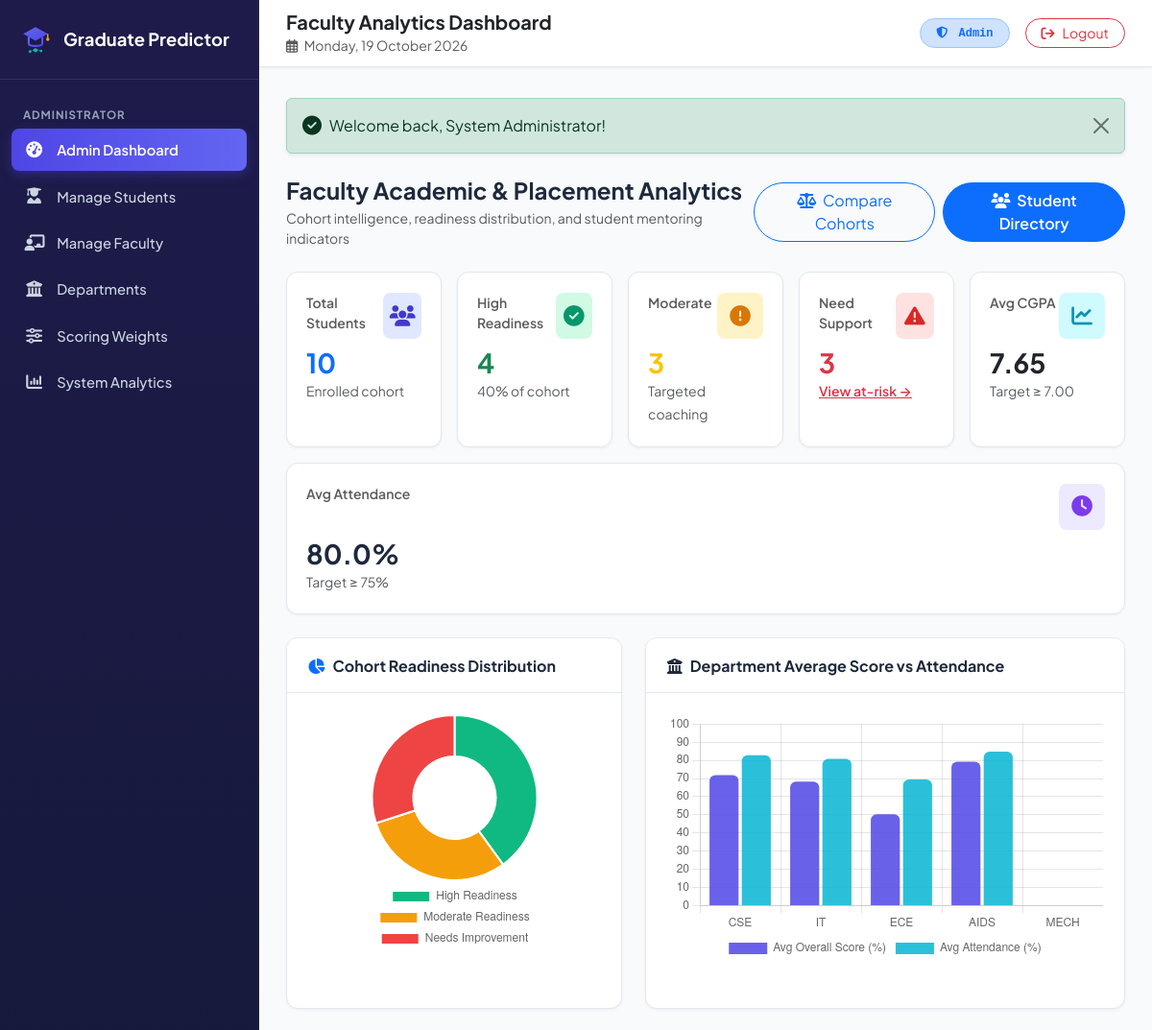
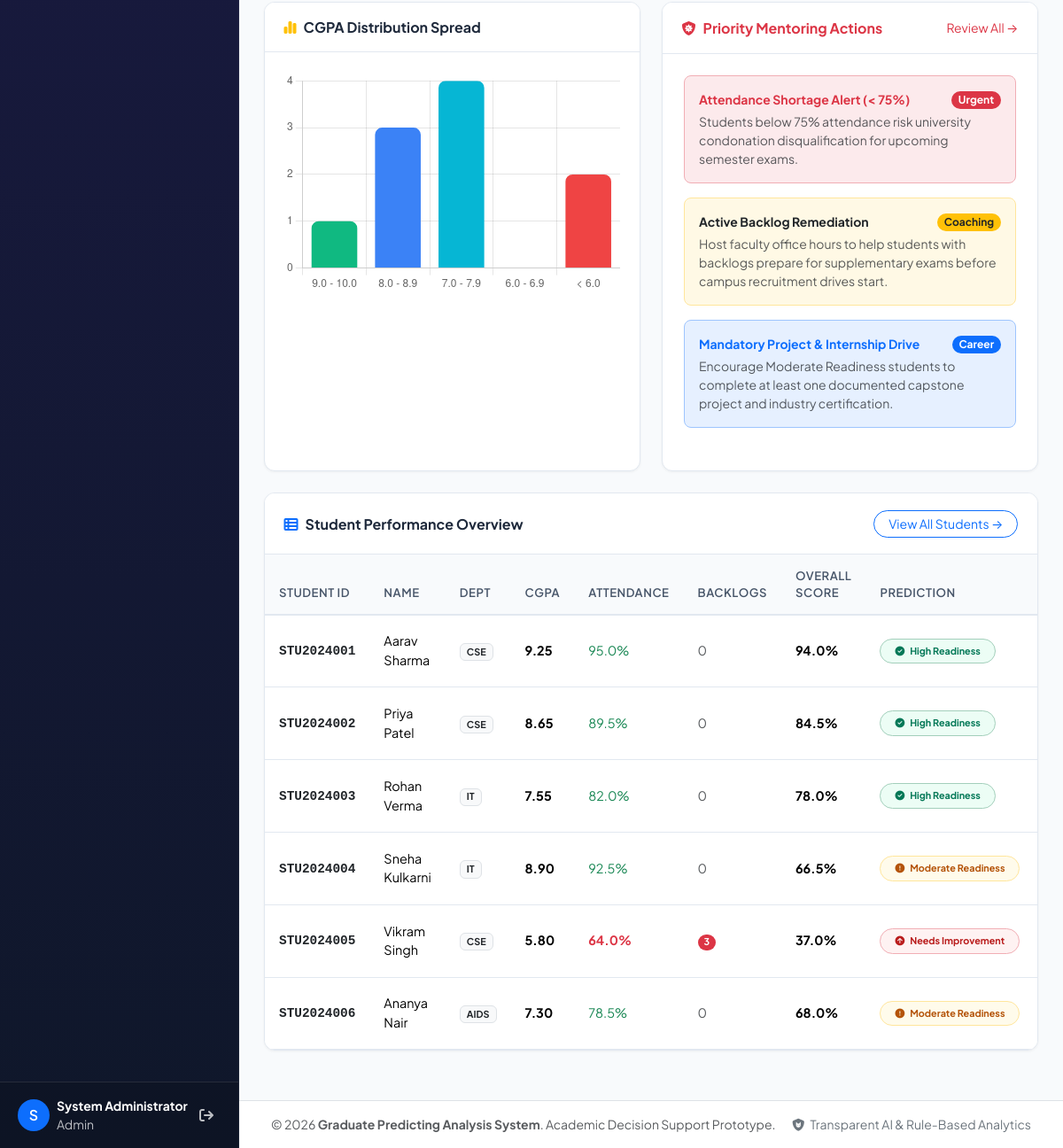
Page /faculty/dashboard.php (signed in) on the committed database (2 pictures, top to bottom).
### tables this page shows
CREATE TABLE `students` (
    `id` INT AUTO_INCREMENT PRIMARY KEY,
    `user_id` INT NOT NULL UNIQUE,
    `student_id` VARCHAR(50) NOT NULL UNIQUE,
    `dob` DATE DEFAULT NULL,
    `gender` ENUM('Male', 'Female', 'Other') DEFAULT 'Male',
    `department_id` INT DEFAULT NULL,
    `degree` VARCHAR(50) DEFAULT 'B.Tech / B.E',
    `academic_year` VARCHAR(20) DEFAULT '2023-2027',
    `graduation_year` INT DEFAULT 2027,
    `created_at` TIMESTAMP DEFAULT CURRENT_TIMESTAMP,
    `updated_at` TIMESTAMP DEFAULT CURRENT_TIMESTAMP ON UPDATE CURRENT_TIMESTAMP,
    FOREIGN KEY (`user_id`) REFERENCES `users`(`id`) ON DELETE CASCADE,
    FOREIGN KEY (`department_id`) REFERENCES `departments`(`id`) ON DELETE SET NULL,
    INDEX `idx_student_code` (`student_id`),
    INDEX `idx_dept` (`department_id`)
);

CREATE TABLE `users` (
    `id` INT AUTO_INCREMENT PRIMARY KEY,
    `name` VARCHAR(100) NOT NULL,
    `email` VARCHAR(100) NOT NULL UNIQUE,
    `password` VARCHAR(255) NOT NULL,
    `role` ENUM('student', 'faculty', 'admin') NOT NULL DEFAULT 'student',
    `phone` VARCHAR(20) DEFAULT NULL,
    `profile_pic` VARCHAR(255) DEFAULT NULL,
    `created_at` TIMESTAMP DEFAULT CURRENT_TIMESTAMP,
    `updated_at` TIMESTAMP DEFAULT CURRENT_TIMESTAMP ON UPDATE CURRENT_TIMESTAMP,
    INDEX `idx_email` (`email`),
    INDEX `idx_role` (`role`)
);

CREATE TABLE `departments` (
    `id` INT AUTO_INCREMENT PRIMARY KEY,
    `dept_code` VARCHAR(20) NOT NULL UNIQUE,
    `dept_name` VARCHAR(150) NOT NULL,
    `hod_name` VARCHAR(100) DEFAULT NULL,
    `created_at` TIMESTAMP DEFAULT CURRENT_TIMESTAMP
);

CREATE TABLE `academic_records` (
    `id` INT AUTO_INCREMENT PRIMARY KEY,
    `student_id` INT NOT NULL UNIQUE,
    `tenth_percentage` DECIMAL(5,2) NOT NULL DEFAULT 0.00,
    `twelfth_percentage` DECIMAL(5,2) DEFAULT NULL,
    `diploma_percentage` DECIMAL(5,2) DEFAULT NULL,
    `current_cgpa` DECIMAL(4,2) NOT NULL DEFAULT 0.00,
    `current_semester` INT NOT NULL DEFAULT 1,
    `num_backlogs` INT NOT NULL DEFAULT 0,
    `cleared_backlogs` INT NOT NULL DEFAULT 0,
    `attendance_percentage` DECIMAL(5,2) NOT NULL DEFAULT 0.00,
    `sem1_gpa` DECIMAL(4,2) DEFAULT NULL,
    `sem2_gpa` DECIMAL(4,2) DEFAULT NULL,
    `sem3_gpa` DECIMAL(4,2) DEFAULT NULL,
    `sem4_gpa` DECIMAL(4,2) DEFAULT NULL,
    `sem5_gpa` DECIMAL(4,2) DEFAULT NULL,
    `sem6_gpa` DECIMAL(4,2) DEFAULT NULL,
    `sem7_gpa` DECIMAL(4,2) DEFAULT NULL,
    `sem8_gpa` DECIMAL(4,2) DEFAULT NULL,
    `updated_at` TIMESTAMP DEFAULT CURRENT_TIMESTAMP ON UPDATE CURRENT_TIMESTAMP,
    FOREIGN KEY (`student_id`) REFERENCES `students`(`id`) ON DELETE CASCADE
);

CREATE TABLE `performance_analysis` (
    `id` INT AUTO_INCREMENT PRIMARY KEY,
    `student_id` INT NOT NULL UNIQUE,
    `academic_score` DECIMAL(5,2) NOT NULL DEFAULT 0.00,
    `technical_score` DECIMAL(5,2) NOT NULL DEFAULT 0.00,
    `career_readiness_score` DECIMAL(5,2) NOT NULL DEFAULT 0.00,
    `soft_skills_score` DECIMAL(5,2) NOT NULL DEFAULT 0.00,
    `extracurricular_score` DECIMAL(5,2) NOT NULL DEFAULT 0.00,
    `overall_score` DECIMAL(5,2) NOT NULL DEFAULT 0.00,
    `calculated_at` TIMESTAMP DEFAULT CURRENT_TIMESTAMP ON UPDATE CURRENT_TIMESTAMP,
    FOREIGN KEY (`student_id`) REFERENCES `students`(`id`) ON DELETE CASCADE
);

### faculty/dashboard.php (the view, shortened to what the rows shown need)
<?php
require_once __DIR__ . '/../config/helper.php';
$db = getDB();
$stmtReadiness = $db->query("
    SELECT category, count(*) as count
    FROM predictions
    GROUP BY category
");
$readinessCounts = $stmtReadiness->fetchAll(PDO::FETCH_KEY_PAIR);
$stmtDept = $db->query("
    SELECT d.dept_code, d.dept_name,
           count(s.id) as student_count,
           ROUND(AVG(ar.current_cgpa), 2) as avg_cgpa,
           ROUND(AVG(ar.attendance_percentage), 1) as avg_attendance,
           ROUND(AVG(pa.overall_score), 1) as avg_overall
    FROM departments d
    LEFT JOIN students s ON d.id = s.department_id
    LEFT JOIN academic_records ar ON s.id = ar.student_id
    LEFT JOIN performance_analysis pa ON s.id = pa.student_id
    GROUP BY d.id
    ORDER BY d.id ASC
");
$deptMetrics = $stmtDept->fetchAll();
$deptLabels = array_column($deptMetrics, 'dept_code');
$deptAttendances = array_map('floatval', array_column($deptMetrics, 'avg_attendance'));
$deptOveralls = array_map('floatval', array_column($deptMetrics, 'avg_overall'));
$stmtCgpa = $db->query("
    SELECT
        SUM(CASE WHEN ar.current_cgpa >= 9.0 THEN 1 ELSE 0 END) as '9_10',
        SUM(CASE WHEN ar.current_cgpa >= 8.0 AND ar.current_cgpa < 9.0 THEN 1 ELSE 0 END) as '8_8.9',
        SUM(CASE WHEN ar.current_cgpa >= 7.0 AND ar.current_cgpa < 8.0 THEN 1 ELSE 0 END) as '7_7.9',
        SUM(CASE WHEN ar.current_cgpa >= 6.0 AND ar.current_cgpa < 7.0 THEN 1 ELSE 0 END) as '6_6.9',
        SUM(CASE WHEN ar.current_cgpa < 6.0 THEN 1 ELSE 0 END) as 'below_6'
    FROM academic_records ar
");
$cgpaBuckets = $stmtCgpa->fetch();
$stmtRecent = $db->query("
    SELECT s.id, s.student_id, u.name, d.dept_code,
           ar.current_cgpa, ar.attendance_percentage, ar.num_backlogs,
           pa.overall_score, pr.category as prediction_category
    FROM students s
    JOIN users u ON s.user_id = u.id
    LEFT JOIN departments d ON s.department_id = d.id
    LEFT JOIN academic_records ar ON s.id = ar.student_id
    LEFT JOIN performance_analysis pa ON s.id = pa.student_id
    LEFT JOIN predictions pr ON s.id = pr.student_id
    ORDER BY s.id ASC LIMIT 6
");
$recentStudents = $stmtRecent->fetchAll();
include __DIR__ . '/../includes/header.php';
?>
<div class="content-card mb-4">
    <div class="table-responsive">
        <table class="table table-custom table-hover mb-0">
            <thead>
                <tr>
                    <th>Student ID</th>
                    <th>Name</th>
                    <th>Dept</th>
                    <th>CGPA</th>
                    <th>Attendance</th>
                    <th>Backlogs</th>
                    <th>Overall Score</th>
                    <th>Prediction</th>
                    <th>Action</th>
                </tr>
            </thead>
            <tbody>
                <?php foreach ($recentStudents as $s): ?>
                    <tr>
                        <td><span class="font-monospace fw-bold text-dark"><?= sanitize($s['student_id']) ?></span></td>
                        <td><?= sanitize($s['name']) ?></td>
                        <td><span class="badge bg-light text-dark border"><?= sanitize($s['dept_code']) ?></span></td>
                        <td><strong><?= number_format($s['current_cgpa'], 2) ?></strong></td>
                        <td>
                            <span class="<?= $s['attendance_percentage'] < 75 ? 'text-danger fw-bold' : 'text-success' ?>">
                                <?= number_format($s['attendance_percentage'], 1) ?>%
                            </span>
                        </td>
                        <td>
                            <?= $s['num_backlogs'] > 0 ? '<span class="badge bg-danger rounded-pill">' . $s['num_backlogs'] . '</span>' : '<span class="text-muted">0</span>' ?>
                        </td>
                        <td><strong><?= number_format($s['overall_score'], 1) ?>%</strong></td>
                        <td><?= getReadinessBadge($s['prediction_category'] ?? 'Needs Improvement') ?></td>
                        <td>
                        </td>
                    </tr>
                <?php endforeach; ?>
            </tbody>
        </table>
    </div>
</div>
<script>
document.addEventListener('DOMContentLoaded', function () {
    // 1. Readiness Distribution Doughnut
    AppCharts.initReadinessPieChart('facultyReadinessPie', <?= json_encode($readinessCounts) ?>);
    // 2. Department Comparison Multi-Bar
    const ctxDept = document.getElementById('deptComparisonChart');
    if (ctxDept) {
        new Chart(ctxDept, {
            type: 'bar',
            data: {
                labels: <?= json_encode($deptLabels) ?>,
                datasets: [
                    {
                        label: 'Avg Overall Score (%)',
                        data: <?= json_encode($deptOveralls) ?>,
                        backgroundColor: 'rgba(79, 70, 229, 0.85)',
                        borderRadius: 6
                    },
                    {
                        label: 'Avg Attendance (%)',
                        data: <?= json_encode($deptAttendances) ?>,
                        backgroundColor: 'rgba(6, 182, 212, 0.85)',
                        borderRadius: 6
                    }
                ]
            },
            options: {
                responsive: true,
                maintainAspectRatio: false,
                scales: {
                    y: { beginAtZero: true, max: 100 }
                },
                plugins: {
                    legend: { position: 'bottom' }
                }
            }
        });
    }
    // 3. CGPA Spread Histogram
    const ctxCgpa = document.getElementById('cgpaSpreadChart');
    if (ctxCgpa) {
        new Chart(ctxCgpa, {
            type: 'bar',
            data: {
                labels: ['9.0 - 10.0', '8.0 - 8.9', '7.0 - 7.9', '6.0 - 6.9', '< 6.0'],
                datasets: [{
                    label: 'Students Count',
                    data: [
                        <?= (int)($cgpaBuckets['9_10'] ?? 0) ?>,
                        <?= (int)($cgpaBuckets['8_8.9'] ?? 0) ?>,
                        <?= (int)($cgpaBuckets['7_7.9'] ?? 0) ?>,
                        <?= (int)($cgpaBuckets['6_6.9'] ?? 0) ?>,
                        <?= (int)($cgpaBuckets['below_6'] ?? 0) ?>
                    ],
                    backgroundColor: [
                        '#10b981', '#3b82f6', '#06b6d4', '#f59e0b', '#ef4444'
                    ],
                    borderRadius: 8
                }]
            },
            options: {
                responsive: true,
                maintainAspectRatio: false,
                scales: {
                    y: { beginAtZero: true, ticks: { stepSize: 1 } }
                },
                plugins: {
                    legend: { display: false }
                }
            }
        });
    }
});
</script>
<?php include __DIR__ . '/../includes/footer.php'; ?>

### config/helper.php (shortened to what the rows shown need)
<?php
function sanitize(?string $str): string {
    return htmlspecialchars(trim((string)$str), ENT_QUOTES, 'UTF-8');
}
function getReadinessBadge(string $category): string {
    $clean = trim($category);
    if ($clean === 'High Readiness') {
        return '<span class="badge badge-success-subtle text-success border border-success-subtle px-3 py-2 rounded-pill font-weight-600"><i class="fas fa-check-circle me-1"></i> High Readiness</span>';
    } elseif ($clean === 'Moderate Readiness') {
        return '<span class="badge badge-warning-subtle text-warning border border-warning-subtle px-3 py-2 rounded-pill font-weight-600"><i class="fas fa-exclamation-circle me-1"></i> Moderate Readiness</span>';
    } else {
        return '<span class="badge badge-danger-subtle text-danger border border-danger-subtle px-3 py-2 rounded-pill font-weight-600"><i class="fas fa-arrow-circle-up me-1"></i> Needs Improvement</span>';
    }
}

### rows in the picture
students: student "STU2024001", user.name "Aarav Sharma", department.dept_code "CSE", academic_records.current_cgpa "9.25", academic_records.attendance_percentage "95.0", performance_analysis.overall_score "94.0", shows "High Readiness"
students: student "STU2024002", user.name "Priya Patel", department.dept_code "CSE", academic_records.current_cgpa "8.65", academic_records.attendance_percentage "89.5", performance_analysis.overall_score "84.5", shows "High Readiness"
students: student "STU2024003", user.name "Rohan Verma", department.dept_code "IT", academic_records.current_cgpa "7.55", academic_records.attendance_percentage "82.0", performance_analysis.overall_score "78.0", shows "High Readiness"
students: student "STU2024004", user.name "Sneha Kulkarni", department.dept_code "IT", academic_records.current_cgpa "8.90", academic_records.attendance_percentage "92.5", performance_analysis.overall_score "66.5", shows "Moderate Readiness"
students: student "STU2024005", user.name "Vikram Singh", department.dept_code "CSE", academic_records.current_cgpa "5.80", academic_records.attendance_percentage "64.0", academic_records.num_backlogs "3", performance_analysis.overall_score "37.0", shows "Needs Improvement"
students: student "STU2024006", user.name "Ananya Nair", department.dept_code "AIDS", academic_records.current_cgpa "7.30", academic_records.attendance_percentage "78.5", performance_analysis.overall_score "68.0", shows "Moderate Readiness"

### other values in the picture
substr($user['name'], 0, 1) "S"
$user['name'] "System Administrator"
$user['role'] "Admin"
$pageTitle "Faculty Analytics Dashboard"
$message "Welcome back, System Administrator!"
$totalStudents "10"
$highCount "4"
$modCount "3"
$lowCount "3"
$avg['avg_cgpa'] "7.65"
$avg['avg_attendance'] "80.0"
chart data {{ json_encode($readinessCounts) }} {"High Readiness":4,"Moderate Readiness":3,"Needs Improvement":3}
chart data {{ json_encode($deptLabels) }} ["CSE","IT","ECE","AIDS","MECH"]
chart data {{ json_encode($deptOveralls) }} [71.8,68.3,50.3,79.3,0]
chart data {{ json_encode($deptAttendances) }} [82.8,80.8,69.5,84.8,0]
